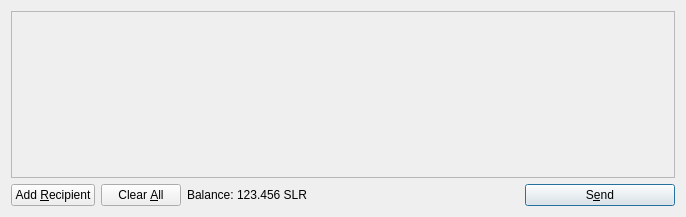
<?xml version="1.0" encoding="UTF-8"?>
<ui version="4.0">
 <class>SendCoinsDialog</class>
 <widget class="QDialog" name="SendCoinsDialog">
  <property name="geometry">
   <rect>
    <x>0</x>
    <y>0</y>
    <width>686</width>
    <height>217</height>
   </rect>
  </property>
  <property name="windowTitle">
   <string>Send Coins</string>
  </property>
  <layout class="QVBoxLayout" name="verticalLayout">
   <item>
    <widget class="QScrollArea" name="scrollArea">
     <property name="widgetResizable">
      <bool>true</bool>
     </property>
     <widget class="QWidget" name="scrollAreaWidgetContents">
      <property name="geometry">
       <rect>
        <x>0</x>
        <y>0</y>
        <width>666</width>
        <height>165</height>
       </rect>
      </property>
      <layout class="QVBoxLayout" name="verticalLayout_2">
       <property name="margin">
        <number>0</number>
       </property>
       <item>
        <layout class="QVBoxLayout" name="entries">
         <property name="spacing">
          <number>6</number>
         </property>
        </layout>
       </item>
       <item>
        <spacer name="verticalSpacer">
         <property name="orientation">
          <enum>Qt::Vertical</enum>
         </property>
         <property name="sizeHint" stdset="0">
          <size>
           <width>20</width>
           <height>40</height>
          </size>
         </property>
        </spacer>
       </item>
      </layout>
     </widget>
    </widget>
   </item>
   <item>
    <layout class="QHBoxLayout" name="horizontalLayout">
     <item>
      <widget class="QPushButton" name="addButton">
       <property name="toolTip">
        <string>Send to multiple recipients at once</string>
       </property>
       <property name="text">
        <string>Add &amp;Recipient</string>
       </property>
       <property name="icon">
        <iconset resource="../bitcoin.qrc">
         <normaloff>:/icons/add</normaloff>:/icons/add</iconset>
       </property>
       <property name="autoDefault">
        <bool>false</bool>
       </property>
      </widget>
     </item>
     <item>
      <widget class="QPushButton" name="clearButton">
       <property name="sizePolicy">
        <sizepolicy hsizetype="Minimum" vsizetype="Fixed">
         <horstretch>0</horstretch>
         <verstretch>0</verstretch>
        </sizepolicy>
       </property>
       <property name="toolTip">
        <string>Remove all transaction fields</string>
       </property>
       <property name="text">
        <string>Clear &amp;All</string>
       </property>
       <property name="icon">
        <iconset resource="../bitcoin.qrc">
         <normaloff>:/icons/remove</normaloff>:/icons/remove</iconset>
       </property>
       <property name="autoRepeatDelay">
        <number>300</number>
       </property>
       <property name="autoDefault">
        <bool>false</bool>
       </property>
      </widget>
     </item>
     <item>
      <layout class="QHBoxLayout" name="horizontalLayout_2">
       <property name="spacing">
        <number>3</number>
       </property>
       <item>
        <widget class="QLabel" name="label">
         <property name="text">
          <string>Balance:</string>
         </property>
        </widget>
       </item>
       <item>
        <widget class="QLabel" name="labelBalance">
         <property name="cursor">
          <cursorShape>IBeamCursor</cursorShape>
         </property>
         <property name="text">
          <string>123.456 SLR</string>
         </property>
         <property name="textInteractionFlags">
          <set>Qt::LinksAccessibleByMouse|Qt::TextSelectableByKeyboard|Qt::TextSelectableByMouse</set>
         </property>
        </widget>
       </item>
      </layout>
     </item>
     <item>
      <spacer name="horizontalSpacer">
       <property name="orientation">
        <enum>Qt::Horizontal</enum>
       </property>
       <property name="sizeHint" stdset="0">
        <size>
         <width>40</width>
         <height>20</height>
        </size>
       </property>
      </spacer>
     </item>
     <item>
      <widget class="QPushButton" name="sendButton">
       <property name="minimumSize">
        <size>
         <width>150</width>
         <height>0</height>
        </size>
       </property>
       <property name="toolTip">
        <string>Confirm the send action</string>
       </property>
       <property name="text">
        <string>S&amp;end</string>
       </property>
       <property name="icon">
        <iconset resource="../bitcoin.qrc">
         <normaloff>:/icons/send</normaloff>:/icons/send</iconset>
       </property>
       <property name="default">
        <bool>true</bool>
       </property>
      </widget>
     </item>
    </layout>
   </item>
  </layout>
 </widget>
 <resources>
  <include location="../bitcoin.qrc"/>
 </resources>
 <connections/>
</ui>
